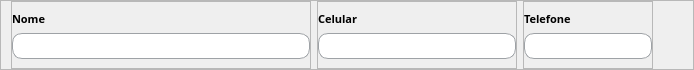
          <widget class="QFrame" name="frame_34">
           <property name="sizePolicy">
            <sizepolicy hsizetype="Preferred" vsizetype="Expanding">
             <horstretch>0</horstretch>
             <verstretch>0</verstretch>
            </sizepolicy>
           </property>
           <property name="minimumSize">
            <size>
             <width>0</width>
             <height>70</height>
            </size>
           </property>
           <property name="maximumSize">
            <size>
             <width>16777215</width>
             <height>70</height>
            </size>
           </property>
           <property name="frameShape">
            <enum>QFrame::StyledPanel</enum>
           </property>
           <property name="frameShadow">
            <enum>QFrame::Raised</enum>
           </property>
           <layout class="QHBoxLayout" name="horizontalLayout_4">
            <property name="leftMargin">
             <number>10</number>
            </property>
            <property name="topMargin">
             <number>0</number>
            </property>
            <property name="rightMargin">
             <number>0</number>
            </property>
            <property name="bottomMargin">
             <number>0</number>
            </property>
            <item>
             <widget class="QFrame" name="frame_41">
              <property name="sizePolicy">
               <sizepolicy hsizetype="Expanding" vsizetype="Preferred">
                <horstretch>0</horstretch>
                <verstretch>0</verstretch>
               </sizepolicy>
              </property>
              <property name="minimumSize">
               <size>
                <width>300</width>
                <height>0</height>
               </size>
              </property>
              <property name="maximumSize">
               <size>
                <width>300</width>
                <height>70</height>
               </size>
              </property>
              <property name="frameShape">
               <enum>QFrame::StyledPanel</enum>
              </property>
              <property name="frameShadow">
               <enum>QFrame::Raised</enum>
              </property>
              <layout class="QGridLayout" name="gridLayout_37">
               <property name="leftMargin">
                <number>0</number>
               </property>
               <property name="topMargin">
                <number>9</number>
               </property>
               <property name="rightMargin">
                <number>0</number>
               </property>
               <item row="0" column="0">
                <widget class="QLabel" name="label_32">
                 <property name="font">
                  <font>
                   <family>Raleway</family>
                   <pointsize>8</pointsize>
                   <weight>75</weight>
                   <bold>true</bold>
                  </font>
                 </property>
                 <property name="text">
                  <string>Nome</string>
                 </property>
                </widget>
               </item>
               <item row="1" column="0">
                <widget class="QLineEdit" name="input_nome">
                 <property name="sizePolicy">
                  <sizepolicy hsizetype="Expanding" vsizetype="Expanding">
                   <horstretch>0</horstretch>
                   <verstretch>0</verstretch>
                  </sizepolicy>
                 </property>
                 <property name="maximumSize">
                  <size>
                   <width>16777215</width>
                   <height>30</height>
                  </size>
                 </property>
                 <property name="font">
                  <font>
                   <family>Raleway</family>
                  </font>
                 </property>
                 <property name="styleSheet">
                  <string notr="true">QLineEdit {
	background-color:white;
	border-radius: 10px;
	border: 1px solid rgb(158, 162, 166);
	padding-left: 20px;
}</string>
                 </property>
                </widget>
               </item>
              </layout>
             </widget>
            </item>
            <item>
             <widget class="QFrame" name="frame_40">
              <property name="sizePolicy">
               <sizepolicy hsizetype="Expanding" vsizetype="Preferred">
                <horstretch>0</horstretch>
                <verstretch>0</verstretch>
               </sizepolicy>
              </property>
              <property name="minimumSize">
               <size>
                <width>200</width>
                <height>0</height>
               </size>
              </property>
              <property name="maximumSize">
               <size>
                <width>130</width>
                <height>70</height>
               </size>
              </property>
              <property name="frameShape">
               <enum>QFrame::StyledPanel</enum>
              </property>
              <property name="frameShadow">
               <enum>QFrame::Raised</enum>
              </property>
              <layout class="QGridLayout" name="gridLayout_36">
               <property name="leftMargin">
                <number>0</number>
               </property>
               <property name="topMargin">
                <number>9</number>
               </property>
               <property name="rightMargin">
                <number>0</number>
               </property>
               <item row="0" column="0">
                <widget class="QLabel" name="label_31">
                 <property name="font">
                  <font>
                   <family>Raleway</family>
                   <pointsize>8</pointsize>
                   <weight>75</weight>
                   <bold>true</bold>
                  </font>
                 </property>
                 <property name="text">
                  <string>Celular</string>
                 </property>
                </widget>
               </item>
               <item row="1" column="0">
                <widget class="QLineEdit" name="input_celular">
                 <property name="sizePolicy">
                  <sizepolicy hsizetype="Expanding" vsizetype="Expanding">
                   <horstretch>0</horstretch>
                   <verstretch>0</verstretch>
                  </sizepolicy>
                 </property>
                 <property name="maximumSize">
                  <size>
                   <width>200</width>
                   <height>30</height>
                  </size>
                 </property>
                 <property name="font">
                  <font>
                   <family>Raleway</family>
                  </font>
                 </property>
                 <property name="styleSheet">
                  <string notr="true">QLineEdit {
	background-color:white;
	border-radius: 10px;
	border: 1px solid rgb(158, 162, 166);
	padding-left: 20px;
}</string>
                 </property>
                </widget>
               </item>
              </layout>
             </widget>
            </item>
            <item>
             <widget class="QFrame" name="frame_38">
              <property name="sizePolicy">
               <sizepolicy hsizetype="Expanding" vsizetype="Preferred">
                <horstretch>0</horstretch>
                <verstretch>0</verstretch>
               </sizepolicy>
              </property>
              <property name="maximumSize">
               <size>
                <width>200</width>
                <height>70</height>
               </size>
              </property>
              <property name="frameShape">
               <enum>QFrame::StyledPanel</enum>
              </property>
              <property name="frameShadow">
               <enum>QFrame::Raised</enum>
              </property>
              <layout class="QGridLayout" name="gridLayout_35">
               <property name="leftMargin">
                <number>0</number>
               </property>
               <property name="topMargin">
                <number>9</number>
               </property>
               <property name="rightMargin">
                <number>0</number>
               </property>
               <item row="0" column="0">
                <widget class="QLabel" name="label_30">
                 <property name="font">
                  <font>
                   <family>Raleway</family>
                   <pointsize>8</pointsize>
                   <weight>75</weight>
                   <bold>true</bold>
                  </font>
                 </property>
                 <property name="text">
                  <string>Telefone</string>
                 </property>
                </widget>
               </item>
               <item row="1" column="0">
                <widget class="QLineEdit" name="input_telefone">
                 <property name="sizePolicy">
                  <sizepolicy hsizetype="Expanding" vsizetype="Expanding">
                   <horstretch>0</horstretch>
                   <verstretch>0</verstretch>
                  </sizepolicy>
                 </property>
                 <property name="maximumSize">
                  <size>
                   <width>200</width>
                   <height>30</height>
                  </size>
                 </property>
                 <property name="font">
                  <font>
                   <family>Raleway</family>
                  </font>
                 </property>
                 <property name="styleSheet">
                  <string notr="true">QLineEdit {
	background-color:white;
	border-radius: 10px;
	border: 1px solid rgb(158, 162, 166);
	padding-left: 20px;
}</string>
                 </property>
                 <property name="text">
                  <string/>
                 </property>
                </widget>
               </item>
              </layout>
             </widget>
            </item>
            <item>
             <spacer name="horizontalSpacer_11">
              <property name="orientation">
               <enum>Qt::Horizontal</enum>
              </property>
              <property name="sizeHint" stdset="0">
               <size>
                <width>40</width>
                <height>20</height>
               </size>
              </property>
             </spacer>
            </item>
           </layout>
          </widget>
